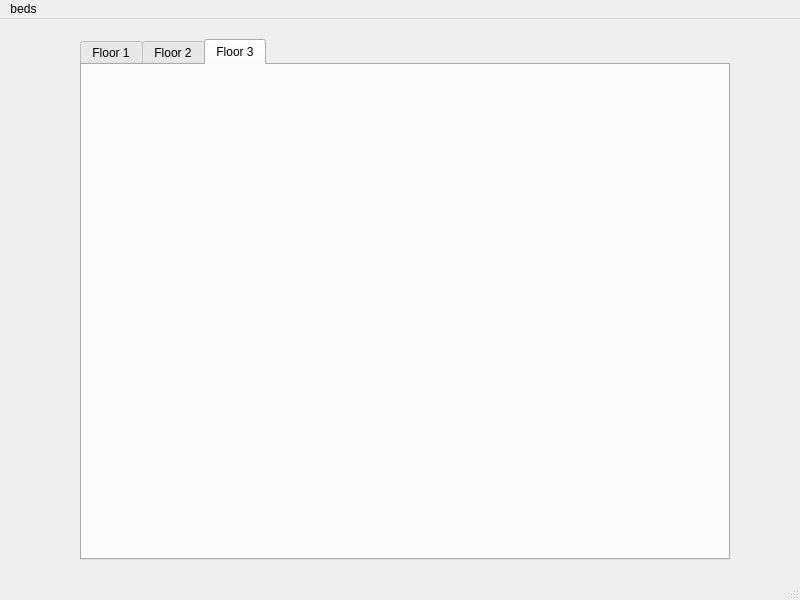
<?xml version="1.0" encoding="UTF-8"?>
<ui version="4.0">
 <class>Beds</class>
 <widget class="QMainWindow" name="Beds">
  <property name="geometry">
   <rect>
    <x>0</x>
    <y>0</y>
    <width>800</width>
    <height>600</height>
   </rect>
  </property>
  <property name="windowTitle">
   <string>MainWindow</string>
  </property>
  <widget class="QWidget" name="centralwidget">
   <widget class="QTabWidget" name="tabWidget">
    <property name="geometry">
     <rect>
      <x>80</x>
      <y>20</y>
      <width>650</width>
      <height>521</height>
     </rect>
    </property>
    <property name="currentIndex">
     <number>2</number>
    </property>
    <widget class="QWidget" name="tab_floor1">
     <attribute name="title">
      <string>Floor 1</string>
     </attribute>
    </widget>
    <widget class="QWidget" name="tab_floor2">
     <attribute name="title">
      <string>Floor 2</string>
     </attribute>
    </widget>
    <widget class="QWidget" name="tab_floor3">
     <attribute name="title">
      <string>Floor 3</string>
     </attribute>
    </widget>
   </widget>
  </widget>
  <widget class="QMenuBar" name="menubar">
   <property name="geometry">
    <rect>
     <x>0</x>
     <y>0</y>
     <width>800</width>
     <height>21</height>
    </rect>
   </property>
   <widget class="QMenu" name="menubeds">
    <property name="title">
     <string>beds</string>
    </property>
   </widget>
   <addaction name="menubeds"/>
  </widget>
  <widget class="QStatusBar" name="statusbar"/>
 </widget>
 <resources/>
 <connections/>
</ui>
